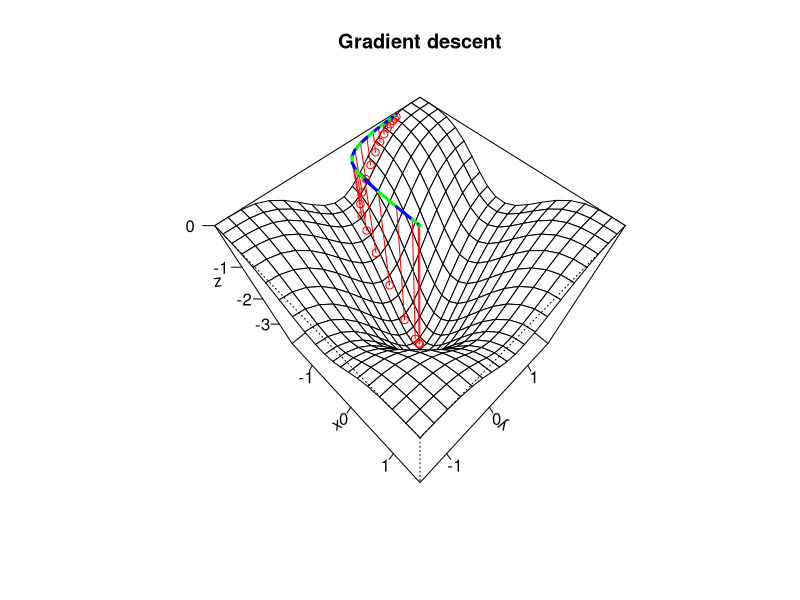

Write the R code that produced this figure.
rm(list=ls())

f = function(x,y) { # Define function z = f(x, y).
  return(-(cos(x)^2 + cos(y)^2)^2)
}
gradient.f = function(x, y) { # Define function grad(z) = (df.dx, df.dy).
  df.dx = -2 * (cos(x)^2 + cos(y)^2) * (2 * cos(x) * (-sin(x)))
  df.dy = -2 * (cos(x)^2 + cos(y)^2) * (2 * cos(y) * (-sin(y)))
  return(c(df.dx, df.dy))
}

# Plot function, z = f(x, y) over the region -pi/2 <= x, y <= pi/2.
grid.n = 20
limit = pi/2
grid.x = seq(-limit, limit, length.out=grid.n)
grid.y = grid.x
grid.z = outer(grid.x, grid.y, f)
persp.out = persp(grid.x, grid.y, grid.z, theta = 45, phi=60,
  main="Gradient descent", ticktype="detailed",
  xlab="x", ylab="y", zlab="z")

x = -.98*limit # Starting x
y = .7*limit   # Starting y
n = 20
gamma = .1 # Step size parameter.

for(i in seq_len(n)) {
  z = f(x, y)
  points(trans3d(x=x, y=y, z=z, pmat=persp.out), col="red")
  scan(what=character(), n=1, quiet=TRUE) # Require "Enter" to move.
  g = gradient.f(x, y)
  lines(trans3d(x=c(x, x), y=c(y, y), z=c(0, z), pmat=persp.out), col="red")
  old.x = x
  old.y = y
  x = x - gamma * g[1]
  y = y - gamma * g[2]
  lines(trans3d(x=c(old.x, x), y=c(old.y, y), z=c(0, 0), pmat=persp.out),
        lwd=3, col=ifelse(test=(i %% 2 == 0), yes="green", no="blue"))
}

cat(sep="", "f(", x, ", ", y, ")=", f(x, y), ", gradient.f()=(", g[1], ", ", g[2], ")\n")

# ----------------------------------------------------------------------
# Now convert the code above into a function in the style of R's optim():
# Description: gradient.descent minimizes a function whose gradient is given
# Usage: gradient.descent(par, gr, gamma=.1, epsilon=.01, n=20, verbose=FALSE, ...)
# Parameters:
#   par: a vector of initial values for the function to be minimized
#   gr: gradient function to be evaluated at par
#   gamma: step size parameter
#   epsilon: stop the algorithm as converged when the distance a step
#     took is smaller than this value
#   n: stop after executing n iterations (to prevent an infinite loop)
#   verbose: if true, print x and |x_{i+1} - x_i| on each iteration
#   ...: additional arguments to be passed to gr()
# Details: gradient.descent iteratively steps in the direction
#   opposite the gradient, quitting after convergence or n iterations
# Value: the value of par at convergence or n iterations
#
gradient.descent = function(par, gr, gamma=.1, epsilon=.01, n=30, verbose=FALSE, ...) {
  for (i in 1:n) {
    gradient = gr(par, ...)
    par = par - gamma * gradient#move the point in the reverse direction of gradiant
    gradient.size = sum(abs(gradient))
    if (verbose) {
      cat(sep="", "i=", i, ", par=c(", paste(signif(par, 4), collapse=","),
          "), gradient=c(", paste(signif(gradient, 4), collapse=","),
          "), size=", signif(gradient.size, 4), "\n")
    }
    if (gradient.size < epsilon) {
      break
    }
  }
  return(par)
}

# Test it on the simple function
f = function(x) { x^2 }
# which has a minimum at x=0. Use x=1 as the starting point.
g = function(x) { 2*x }#function of gradiant
gradient.descent(par=c(1), gr=g, verbose=TRUE)

# Test it on the cool cosine mess above. First convert its gradient
# function to receive the current location as a vector "par", not as x
# and y.

gradient.f.using.par = function(par) { # Define function grad(z) = (df.dx, df.dy).
  x = par[1]
  y = par[2]
  df.dx = -2 * (cos(x)^2 + cos(y)^2) * (2 * cos(x) * (-sin(x)))
  df.dy = -2 * (cos(x)^2 + cos(y)^2) * (2 * cos(y) * (-sin(y)))
  return(c(df.dx, df.dy))
}
gradient.descent(par=c(.98*limit, .7*limit), gr=gradient.f.using.par, verbose=TRUE)
